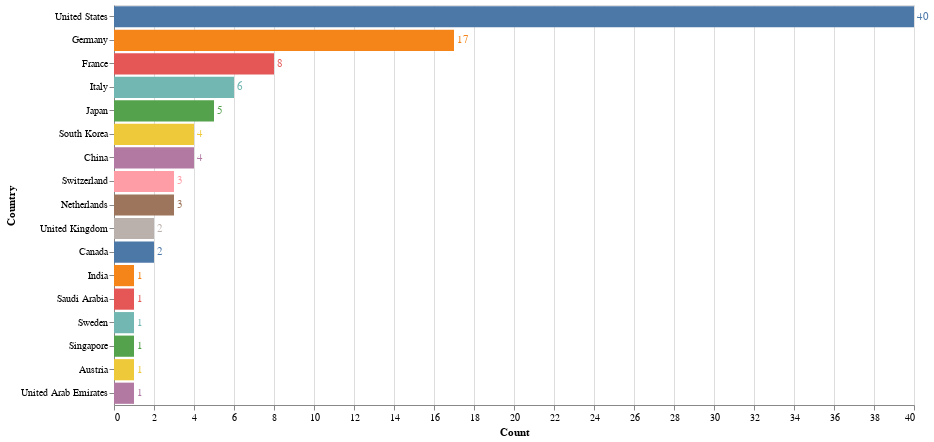

The code cell stored with this chart in its notebook:
### Code cell
bars = alt.Chart(df2).mark_bar().encode(
    x = alt.X('Count:Q'),
    y = alt.Y('Country:N', sort = alt.EncodingSortField(field = "Country", op = "count", order = 'ascending')),
    color = alt.Color('Country', sort = '-x', legend = None)
)

text = bars.mark_text(
    align = 'left',
    baseline = 'middle',
    dx = 3  # Nudges text to right so it doesn't appear on top of the bar
).encode(
    text = 'Count:Q'
)

(bars + text).properties(height = 400, width = 800)

### Figure 1 — Vega-Lite specification as saved in the notebook (floating-point values rounded to 4 significant figures)
{"config": {"view": {"continuousWidth": 400, "continuousHeight": 300}}, "layer": [{"mark": "bar", "encoding": {"color": {"field": "Country", "legend": null, "sort": "-x", "type": "nominal"}, "x": {"field": "Count", "type": "quantitative"}, "y": {"field": "Country", "sort": {"field": "Country", "op": "count", "order": "ascending"}, "type": "nominal"}}}, {"mark": {"type": "text", "align": "left", "baseline": "middle", "dx": 3}, "encoding": {"color": {"field": "Country", "legend": null, "sort": "-x", "type": "nominal"}, "text": {"field": "Count", "type": "quantitative"}, "x": {"field": "Count", "type": "quantitative"}, "y": {"field": "Country", "sort": {"field": "Country", "op": "count", "order": "ascending"}, "type": "nominal"}}}], "data": {"name": "data-205f5204b36f2c970de6c132cb369eed"}, "height": 400, "width": 800, "$schema": "https://vega.github.io/schema/vega-lite/v4.17.0.json", "datasets": {"data-205f5204b36f2c970de6c132cb369eed": [{"Country": "United States", "Count": 40}, {"Country": "Germany", "Count": 17}, {"Country": "France", "Count": 8}, {"Country": "Italy", "Count": 6}, {"Country": "Japan", "Count": 5}, {"Country": "South Korea", "Count": 4}, {"Country": "China", "Count": 4}, {"Country": "Switzerland", "Count": 3}, {"Country": "Netherlands", "Count": 3}, {"Country": "United Kingdom", "Count": 2}, {"Country": "Canada", "Count": 2}, {"Country": "India", "Count": 1}, {"Country": "Saudi Arabia", "Count": 1}, {"Country": "Sweden", "Count": 1}, {"Country": "Singapore", "Count": 1}, {"Country": "Austria", "Count": 1}, {"Country": "United Arab Emirates", "Count": 1}]}}
